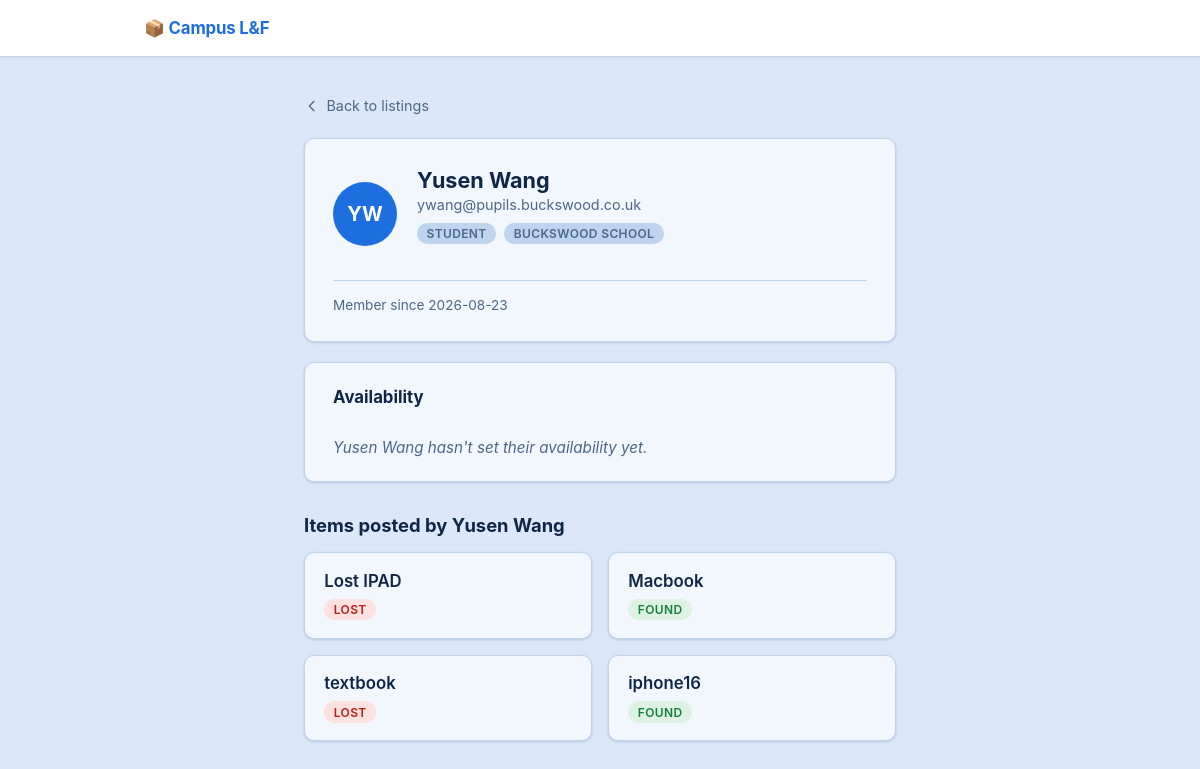
The page /users/1 (signed in) on the database its author committed.
### tables this page shows
CREATE TABLE users (
        id INTEGER PRIMARY KEY AUTOINCREMENT,
        full_name TEXT NOT NULL,
        email TEXT NOT NULL UNIQUE,
        password_hash TEXT NOT NULL,
        role TEXT NOT NULL,
        institution TEXT,
        user_id TEXT,
        profile_photo TEXT,
        created_at TIMESTAMP DEFAULT CURRENT_TIMESTAMP
    , availability TEXT);

CREATE TABLE items (
        id INTEGER PRIMARY KEY AUTOINCREMENT,
        title TEXT NOT NULL,
        description TEXT,
        category TEXT NOT NULL,
        image_url TEXT,
        status TEXT NOT NULL DEFAULT 'available',
        posted_by INTEGER REFERENCES users(id)
    );

### app.py (the view)
@app.route('/users/<int:id>', methods=['GET'])
def get_user_profile(id):
    connection = get_connection()
    cursor = connection.cursor()
    cursor.execute(
        "SELECT id, full_name, email, role, institution, profile_photo, availability, created_at FROM users WHERE id = ?",
        (id,)
    )
    user = cursor.fetchone()
    if user is None:
        connection.close()
        return "User not found", 404
    cursor.execute(
        "SELECT id, title, category, image_url, status FROM items WHERE posted_by = ? ORDER BY id DESC",
        (id,)
    )
    items = cursor.fetchall()
    current_user_id = session.get("user_id")
    is_own_profile = current_user_id == id
    has_contact_access = is_own_profile
    if not has_contact_access and current_user_id is not None:
        cursor.execute("""
            SELECT 1 FROM claim_requests
            JOIN items ON claim_requests.item_id = items.id
            WHERE (items.posted_by = ? AND claim_requests.requested_by = ?)
               OR (items.posted_by = ? AND claim_requests.requested_by = ?)
            LIMIT 1
        """, (id, current_user_id, current_user_id, id))
        has_contact_access = cursor.fetchone() is not None
    connection.close()
    profile_user = dict(user)
    initials = "".join(part[0] for part in profile_user["full_name"].split() if part).upper()[:2]
    profile_user["initials"] = initials
    return render_template(
        'profile.html',
        profile_user=profile_user,
        items=[dict(row) for row in items],
        is_own_profile=is_own_profile,
        has_contact_access=has_contact_access
    )

### db.py (called while the page is built)
def get_connection():
    connection = sqlite3.connect(DB_NAME)
    connection.row_factory = sqlite3.Row   # rows behave like dicts
    return connection

### templates/profile.html (shortened to what this page needs)
<!DOCTYPE html>
<html lang="en">
<head>
    <link rel="stylesheet" href="{{ url_for('static', filename='style.css') }}">
</head>
<body>
    <nav class="navbar">
        <div class="container navbar-inner">
            <a href="/" class="navbar-brand">📦 Campus L&F</a>
        </div>
    </nav>
    <div class="container detail-container">
        <a href="/" class="back-link">
            <svg fill="none" viewBox="0 0 24 24" stroke="currentColor">
                <path stroke-linecap="round" stroke-linejoin="round" stroke-width="2" d="M15 19l-7-7 7-7"/>
            </svg>
            Back to listings
        </a>
        <div class="detail-card profile-card">
            <div class="profile-header">
                <div class="avatar avatar-large">
                    {{ profile_user.initials }}
                </div>
                <div>
                    <h1 class="profile-name">{{ profile_user.full_name }}</h1>
                    {% if is_own_profile or has_contact_access %}
                    <p class="profile-email">{{ profile_user.email }}</p>
                    {% else %}
                    <p class="profile-email profile-email-locked">Email is visible once you've exchanged a claim request with this user.</p>
                    {% endif %}
                    <div class="badge-row">
                        {% if profile_user.role %}
                        <span class="badge">{{ profile_user.role }}</span>
                        {% endif %}
                        {% if profile_user.institution %}
                        <span class="badge">{{ profile_user.institution }}</span>
                        {% endif %}
                    </div>
                </div>
            </div>
            {% if profile_user.created_at %}
            <p class="profile-joined">Member since {{ profile_user.created_at[:10] }}</p>
            {% endif %}
        </div>
        <div class="detail-card availability-card">
            <div class="availability-header">
                <h2 class="profile-section-heading">Availability</h2>
            </div>
            {% if is_own_profile or has_contact_access %}
            <p id="availability-display" class="availability-text{% if not profile_user.availability %} availability-empty{% endif %}">
                {% if profile_user.availability %}{{ profile_user.availability }}{% else %}{{ "You haven't set your availability yet." if is_own_profile else profile_user.full_name + " hasn't set their availability yet." }}{% endif %}
            </p>
            {% else %}
            <p class="availability-text availability-empty">Availability is visible once you've exchanged a claim request with this user.</p>
            {% endif %}
        </div>
        <h2 class="profile-items-heading">Items posted by {{ profile_user.full_name }}</h2>
        {% if items %}
        <div class="items-grid">
            {% for item in items %}
            <a href="/items/{{ item.id }}" class="item-card" data-category="{{ item.category }}">
                <h3>{{ item.title }}</h3>
                <span class="badge">{{ item.category }}</span>
            </a>
            {% endfor %}
        </div>
        {% else %}
        <p>This user hasn't posted any items yet.</p>
        {% endif %}
    </div>
</body>
</html>

### static/style.css (style rules this page uses)
:root { --color-bg: #dce8f9; --color-surface: #f2f7fd; --color-border: #bdd3ee; --color-text: #0f2647; --color-text-muted: #4c6789; --color-primary: #1d6fe0; --color-primary-dark: #1552ac; --color-lost-bg: #fde0e0; --color-lost-text: #b42318; --color-found-bg: #dcf3e3; --color-found-text: #17803d; --color-trade-bg: #d7e6fc; --color-trade-text: #14449e; --radius: 10px; --shadow: 0 1px 2px rgba(15, 38, 71, 0.08), 0 1px 3px rgba(15, 38, 71, 0.1); }
* { box-sizing: border-box; }
body { font-family: -apple-system, BlinkMacSystemFont, "Segoe UI", Roboto, sans-serif; margin: 0; background: var(--color-bg); color: var(--color-text); }
.container { max-width: 960px; margin: 0 auto; padding: 0 1.5rem; }
.items-grid { display: grid; grid-template-columns: repeat(auto-fill, minmax(240px, 1fr)); gap: 1rem; padding-bottom: 3rem; }
.item-card { display: flex; flex-direction: column; align-items: flex-start; gap: 0.5rem; background: var(--color-surface); border: 1px solid var(--color-border); border-radius: var(--radius); box-shadow: var(--shadow); padding: 1.1rem 1.2rem; text-decoration: none; color: inherit; transition: transform 0.15s ease, box-shadow 0.15s ease, border-color 0.15s ease; }
.item-card h3 { margin: 0; font-size: 1.05rem; font-weight: 600; }
.badge { display: inline-block; font-size: 0.75rem; font-weight: 600; text-transform: uppercase; letter-spacing: 0.03em; padding: 0.2rem 0.6rem; border-radius: 999px; background: var(--color-border); color: var(--color-text-muted); }
.item-card[data-category="lost"] .badge, .badge-lost { background: var(--color-lost-bg); color: var(--color-lost-text); }
.item-card[data-category="found"] .badge, .badge-found { background: var(--color-found-bg); color: var(--color-found-text); }
.detail-container { max-width: 640px; padding-top: 2.5rem; padding-bottom: 3rem; }
.back-link { display: inline-flex; align-items: center; gap: 0.4rem; font-size: 0.9rem; color: var(--color-text-muted); text-decoration: none; margin-bottom: 1.5rem; transition: color 0.15s ease; }
.back-link svg { width: 1rem; height: 1rem; }
.detail-card { background: var(--color-surface); border: 1px solid var(--color-border); border-radius: var(--radius); box-shadow: var(--shadow); overflow: hidden; }
.badge-row { display: flex; align-items: center; gap: 0.5rem; flex-wrap: wrap; margin-bottom: 1rem; }
.navbar { background: #ffffff; border-bottom: 1px solid var(--color-border); position: sticky; top: 0; z-index: 100; box-shadow: 0 1px 3px rgba(15, 38, 71, 0.07); }
.navbar-inner { display: flex; align-items: center; justify-content: space-between; height: 56px; }
.navbar-brand { font-weight: 700; font-size: 1.05rem; color: var(--color-primary); text-decoration: none; letter-spacing: -0.01em; }
.avatar { width: 32px; height: 32px; border-radius: 50%; background: var(--color-primary); color: #ffffff; font-size: 0.75rem; font-weight: 700; display: flex; align-items: center; justify-content: center; flex-shrink: 0; }
.profile-card { padding: 1.75rem; }
.profile-header { display: flex; align-items: center; gap: 1.25rem; }
.avatar-large { width: 64px; height: 64px; font-size: 1.25rem; flex-shrink: 0; }
.profile-name { margin: 0; font-size: 1.35rem; font-weight: 700; }
.profile-email { margin: 0.2rem 0 0.6rem; color: var(--color-text-muted); font-size: 0.9rem; }
.profile-joined { margin: 1.25rem 0 0; padding-top: 1rem; border-top: 1px solid var(--color-border); color: var(--color-text-muted); font-size: 0.85rem; }
.profile-items-heading { margin: 2rem 0 1rem; font-size: 1.15rem; font-weight: 700; }
.availability-card { margin-top: 1.25rem; padding: 1.5rem 1.75rem; }
.availability-header { display: flex; align-items: center; justify-content: space-between; gap: 1rem; }
.profile-section-heading { margin: 0; font-size: 1.05rem; font-weight: 700; }
.availability-text { margin: 0.75rem 0 0; color: var(--color-text); font-size: 0.95rem; white-space: pre-line; }
.availability-text.availability-empty { color: var(--color-text-muted); font-style: italic; }

### rows shown on the page
users: full_name "Yusen Wang", email "ywang@pupils.buckswood.co.uk", role "STUDENT", institution "BUCKSWOOD SCHOOL", created_at "2026-08-23", full_name "Yusen Wang hasn't set their availability yet."
items: title "Lost IPAD", category "LOST"
items: title "Macbook", category "FOUND"
items: title "textbook", category "LOST"
items: title "iphone16", category "FOUND"

### other values the page prints
{{ profile_user.initials }} "YW"
